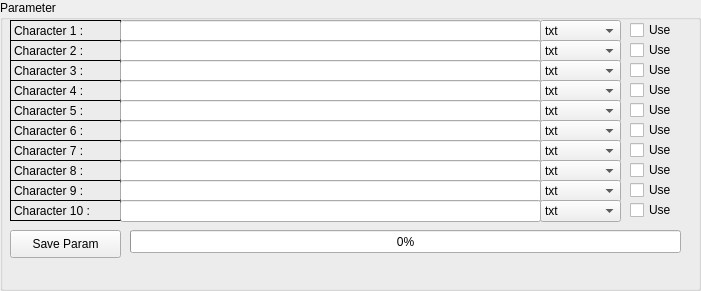
         <widget class="QGroupBox" name="groupBox_5">
          <property name="geometry">
           <rect>
            <x>10</x>
            <y>10</y>
            <width>701</width>
            <height>291</height>
           </rect>
          </property>
          <property name="title">
           <string>Parameter</string>
          </property>
          <widget class="QLabel" name="label_291">
           <property name="geometry">
            <rect>
             <x>10</x>
             <y>20</y>
             <width>111</width>
             <height>21</height>
            </rect>
           </property>
           <property name="frameShape">
            <enum>QFrame::Box</enum>
           </property>
           <property name="text">
            <string>Character 1 :</string>
           </property>
           <property name="textFormat">
            <enum>Qt::PlainText</enum>
           </property>
          </widget>
          <widget class="QLabel" name="label_292">
           <property name="geometry">
            <rect>
             <x>10</x>
             <y>40</y>
             <width>111</width>
             <height>21</height>
            </rect>
           </property>
           <property name="frameShape">
            <enum>QFrame::Box</enum>
           </property>
           <property name="text">
            <string>Character 2 :</string>
           </property>
           <property name="textFormat">
            <enum>Qt::PlainText</enum>
           </property>
          </widget>
          <widget class="QLabel" name="label_293">
           <property name="geometry">
            <rect>
             <x>10</x>
             <y>60</y>
             <width>111</width>
             <height>21</height>
            </rect>
           </property>
           <property name="frameShape">
            <enum>QFrame::Box</enum>
           </property>
           <property name="text">
            <string>Character 3 :</string>
           </property>
           <property name="textFormat">
            <enum>Qt::PlainText</enum>
           </property>
          </widget>
          <widget class="QLabel" name="label_294">
           <property name="geometry">
            <rect>
             <x>10</x>
             <y>80</y>
             <width>111</width>
             <height>21</height>
            </rect>
           </property>
           <property name="frameShape">
            <enum>QFrame::Box</enum>
           </property>
           <property name="text">
            <string>Character 4 :</string>
           </property>
           <property name="textFormat">
            <enum>Qt::PlainText</enum>
           </property>
          </widget>
          <widget class="QLabel" name="label_295">
           <property name="geometry">
            <rect>
             <x>10</x>
             <y>100</y>
             <width>111</width>
             <height>21</height>
            </rect>
           </property>
           <property name="frameShape">
            <enum>QFrame::Box</enum>
           </property>
           <property name="text">
            <string>Character 5 :</string>
           </property>
           <property name="textFormat">
            <enum>Qt::PlainText</enum>
           </property>
          </widget>
          <widget class="QLabel" name="label_296">
           <property name="geometry">
            <rect>
             <x>10</x>
             <y>120</y>
             <width>111</width>
             <height>21</height>
            </rect>
           </property>
           <property name="frameShape">
            <enum>QFrame::Box</enum>
           </property>
           <property name="text">
            <string>Character 6 :</string>
           </property>
           <property name="textFormat">
            <enum>Qt::PlainText</enum>
           </property>
          </widget>
          <widget class="QLabel" name="label_297">
           <property name="geometry">
            <rect>
             <x>10</x>
             <y>140</y>
             <width>111</width>
             <height>21</height>
            </rect>
           </property>
           <property name="frameShape">
            <enum>QFrame::Box</enum>
           </property>
           <property name="text">
            <string>Character 7 :</string>
           </property>
           <property name="textFormat">
            <enum>Qt::PlainText</enum>
           </property>
          </widget>
          <widget class="QLabel" name="label_298">
           <property name="geometry">
            <rect>
             <x>10</x>
             <y>160</y>
             <width>111</width>
             <height>21</height>
            </rect>
           </property>
           <property name="frameShape">
            <enum>QFrame::Box</enum>
           </property>
           <property name="text">
            <string>Character 8 :</string>
           </property>
           <property name="textFormat">
            <enum>Qt::PlainText</enum>
           </property>
          </widget>
          <widget class="QLabel" name="label_299">
           <property name="geometry">
            <rect>
             <x>10</x>
             <y>180</y>
             <width>111</width>
             <height>21</height>
            </rect>
           </property>
           <property name="frameShape">
            <enum>QFrame::Box</enum>
           </property>
           <property name="text">
            <string>Character 9 :</string>
           </property>
           <property name="textFormat">
            <enum>Qt::PlainText</enum>
           </property>
          </widget>
          <widget class="QLabel" name="label_300">
           <property name="geometry">
            <rect>
             <x>10</x>
             <y>200</y>
             <width>111</width>
             <height>21</height>
            </rect>
           </property>
           <property name="frameShape">
            <enum>QFrame::Box</enum>
           </property>
           <property name="text">
            <string>Character 10 :</string>
           </property>
           <property name="textFormat">
            <enum>Qt::PlainText</enum>
           </property>
          </widget>
          <widget class="QLineEdit" name="chr_1">
           <property name="geometry">
            <rect>
             <x>120</x>
             <y>20</y>
             <width>421</width>
             <height>22</height>
            </rect>
           </property>
          </widget>
          <widget class="QLineEdit" name="chr_2">
           <property name="geometry">
            <rect>
             <x>120</x>
             <y>40</y>
             <width>421</width>
             <height>22</height>
            </rect>
           </property>
          </widget>
          <widget class="QLineEdit" name="chr_3">
           <property name="geometry">
            <rect>
             <x>120</x>
             <y>60</y>
             <width>421</width>
             <height>22</height>
            </rect>
           </property>
          </widget>
          <widget class="QLineEdit" name="chr_4">
           <property name="geometry">
            <rect>
             <x>120</x>
             <y>80</y>
             <width>421</width>
             <height>22</height>
            </rect>
           </property>
          </widget>
          <widget class="QLineEdit" name="chr_5">
           <property name="geometry">
            <rect>
             <x>120</x>
             <y>100</y>
             <width>421</width>
             <height>22</height>
            </rect>
           </property>
          </widget>
          <widget class="QLineEdit" name="chr_6">
           <property name="geometry">
            <rect>
             <x>120</x>
             <y>120</y>
             <width>421</width>
             <height>22</height>
            </rect>
           </property>
          </widget>
          <widget class="QLineEdit" name="chr_7">
           <property name="geometry">
            <rect>
             <x>120</x>
             <y>140</y>
             <width>421</width>
             <height>22</height>
            </rect>
           </property>
          </widget>
          <widget class="QLineEdit" name="chr_8">
           <property name="geometry">
            <rect>
             <x>120</x>
             <y>160</y>
             <width>421</width>
             <height>22</height>
            </rect>
           </property>
          </widget>
          <widget class="QLineEdit" name="chr_9">
           <property name="geometry">
            <rect>
             <x>120</x>
             <y>180</y>
             <width>421</width>
             <height>22</height>
            </rect>
           </property>
          </widget>
          <widget class="QLineEdit" name="chr_10">
           <property name="geometry">
            <rect>
             <x>120</x>
             <y>200</y>
             <width>421</width>
             <height>22</height>
            </rect>
           </property>
          </widget>
          <widget class="QComboBox" name="file_type_1">
           <property name="geometry">
            <rect>
             <x>540</x>
             <y>20</y>
             <width>81</width>
             <height>22</height>
            </rect>
           </property>
           <item>
            <property name="text">
             <string>txt</string>
            </property>
           </item>
           <item>
            <property name="text">
             <string>csv</string>
            </property>
           </item>
           <item>
            <property name="text">
             <string>json</string>
            </property>
           </item>
           <item>
            <property name="text">
             <string>xml</string>
            </property>
           </item>
          </widget>
          <widget class="QComboBox" name="file_type_2">
           <property name="geometry">
            <rect>
             <x>540</x>
             <y>40</y>
             <width>81</width>
             <height>22</height>
            </rect>
           </property>
           <item>
            <property name="text">
             <string>txt</string>
            </property>
           </item>
           <item>
            <property name="text">
             <string>csv</string>
            </property>
           </item>
           <item>
            <property name="text">
             <string>json</string>
            </property>
           </item>
           <item>
            <property name="text">
             <string>xml</string>
            </property>
           </item>
          </widget>
          <widget class="QComboBox" name="file_type_3">
           <property name="geometry">
            <rect>
             <x>540</x>
             <y>60</y>
             <width>81</width>
             <height>22</height>
            </rect>
           </property>
           <item>
            <property name="text">
             <string>txt</string>
            </property>
           </item>
           <item>
            <property name="text">
             <string>csv</string>
            </property>
           </item>
           <item>
            <property name="text">
             <string>json</string>
            </property>
           </item>
           <item>
            <property name="text">
             <string>xml</string>
            </property>
           </item>
          </widget>
          <widget class="QComboBox" name="file_type_4">
           <property name="geometry">
            <rect>
             <x>540</x>
             <y>80</y>
             <width>81</width>
             <height>22</height>
            </rect>
           </property>
           <item>
            <property name="text">
             <string>txt</string>
            </property>
           </item>
           <item>
            <property name="text">
             <string>csv</string>
            </property>
           </item>
           <item>
            <property name="text">
             <string>json</string>
            </property>
           </item>
           <item>
            <property name="text">
             <string>xml</string>
            </property>
           </item>
          </widget>
          <widget class="QComboBox" name="file_type_5">
           <property name="geometry">
            <rect>
             <x>540</x>
             <y>100</y>
             <width>81</width>
             <height>22</height>
            </rect>
           </property>
           <item>
            <property name="text">
             <string>txt</string>
            </property>
           </item>
           <item>
            <property name="text">
             <string>csv</string>
            </property>
           </item>
           <item>
            <property name="text">
             <string>json</string>
            </property>
           </item>
           <item>
            <property name="text">
             <string>xml</string>
            </property>
           </item>
          </widget>
          <widget class="QComboBox" name="file_type_6">
           <property name="geometry">
            <rect>
             <x>540</x>
             <y>120</y>
             <width>81</width>
             <height>22</height>
            </rect>
           </property>
           <item>
            <property name="text">
             <string>txt</string>
            </property>
           </item>
           <item>
            <property name="text">
             <string>csv</string>
            </property>
           </item>
           <item>
            <property name="text">
             <string>json</string>
            </property>
           </item>
           <item>
            <property name="text">
             <string>xml</string>
            </property>
           </item>
          </widget>
          <widget class="QComboBox" name="file_type_7">
           <property name="geometry">
            <rect>
             <x>540</x>
             <y>140</y>
             <width>81</width>
             <height>22</height>
            </rect>
           </property>
           <item>
            <property name="text">
             <string>txt</string>
            </property>
           </item>
           <item>
            <property name="text">
             <string>csv</string>
            </property>
           </item>
           <item>
            <property name="text">
             <string>json</string>
            </property>
           </item>
           <item>
            <property name="text">
             <string>xml</string>
            </property>
           </item>
          </widget>
          <widget class="QComboBox" name="file_type_8">
           <property name="geometry">
            <rect>
             <x>540</x>
             <y>160</y>
             <width>81</width>
             <height>22</height>
            </rect>
           </property>
           <item>
            <property name="text">
             <string>txt</string>
            </property>
           </item>
           <item>
            <property name="text">
             <string>csv</string>
            </property>
           </item>
           <item>
            <property name="text">
             <string>json</string>
            </property>
           </item>
           <item>
            <property name="text">
             <string>xml</string>
            </property>
           </item>
          </widget>
          <widget class="QComboBox" name="file_type_9">
           <property name="geometry">
            <rect>
             <x>540</x>
             <y>180</y>
             <width>81</width>
             <height>22</height>
            </rect>
           </property>
           <item>
            <property name="text">
             <string>txt</string>
            </property>
           </item>
           <item>
            <property name="text">
             <string>csv</string>
            </property>
           </item>
           <item>
            <property name="text">
             <string>json</string>
            </property>
           </item>
           <item>
            <property name="text">
             <string>xml</string>
            </property>
           </item>
          </widget>
          <widget class="QComboBox" name="file_type_10">
           <property name="geometry">
            <rect>
             <x>540</x>
             <y>200</y>
             <width>81</width>
             <height>22</height>
            </rect>
           </property>
           <item>
            <property name="text">
             <string>txt</string>
            </property>
           </item>
           <item>
            <property name="text">
             <string>csv</string>
            </property>
           </item>
           <item>
            <property name="text">
             <string>json</string>
            </property>
           </item>
           <item>
            <property name="text">
             <string>xml</string>
            </property>
           </item>
          </widget>
          <widget class="QCheckBox" name="checklist_param_ocr_1">
           <property name="geometry">
            <rect>
             <x>630</x>
             <y>20</y>
             <width>83</width>
             <height>20</height>
            </rect>
           </property>
           <property name="text">
            <string>Use</string>
           </property>
          </widget>
          <widget class="QCheckBox" name="checklist_param_ocr_2">
           <property name="geometry">
            <rect>
             <x>630</x>
             <y>40</y>
             <width>83</width>
             <height>20</height>
            </rect>
           </property>
           <property name="text">
            <string>Use</string>
           </property>
          </widget>
          <widget class="QCheckBox" name="checklist_param_ocr_3">
           <property name="geometry">
            <rect>
             <x>630</x>
             <y>60</y>
             <width>83</width>
             <height>20</height>
            </rect>
           </property>
           <property name="text">
            <string>Use</string>
           </property>
          </widget>
          <widget class="QCheckBox" name="checklist_param_ocr_4">
           <property name="geometry">
            <rect>
             <x>630</x>
             <y>80</y>
             <width>83</width>
             <height>20</height>
            </rect>
           </property>
           <property name="text">
            <string>Use</string>
           </property>
          </widget>
          <widget class="QCheckBox" name="checklist_param_ocr_5">
           <property name="geometry">
            <rect>
             <x>630</x>
             <y>100</y>
             <width>83</width>
             <height>20</height>
            </rect>
           </property>
           <property name="text">
            <string>Use</string>
           </property>
          </widget>
          <widget class="QCheckBox" name="checklist_param_ocr_6">
           <property name="geometry">
            <rect>
             <x>630</x>
             <y>120</y>
             <width>83</width>
             <height>20</height>
            </rect>
           </property>
           <property name="text">
            <string>Use</string>
           </property>
          </widget>
          <widget class="QCheckBox" name="checklist_param_ocr_7">
           <property name="geometry">
            <rect>
             <x>630</x>
             <y>140</y>
             <width>83</width>
             <height>20</height>
            </rect>
           </property>
           <property name="text">
            <string>Use</string>
           </property>
          </widget>
          <widget class="QCheckBox" name="checklist_param_ocr_8">
           <property name="geometry">
            <rect>
             <x>630</x>
             <y>160</y>
             <width>83</width>
             <height>20</height>
            </rect>
           </property>
           <property name="text">
            <string>Use</string>
           </property>
          </widget>
          <widget class="QCheckBox" name="checklist_param_ocr_9">
           <property name="geometry">
            <rect>
             <x>630</x>
             <y>180</y>
             <width>83</width>
             <height>20</height>
            </rect>
           </property>
           <property name="text">
            <string>Use</string>
           </property>
          </widget>
          <widget class="QCheckBox" name="checklist_param_ocr_10">
           <property name="geometry">
            <rect>
             <x>630</x>
             <y>200</y>
             <width>83</width>
             <height>20</height>
            </rect>
           </property>
           <property name="text">
            <string>Use</string>
           </property>
          </widget>
          <widget class="QPushButton" name="save_param_ocr">
           <property name="geometry">
            <rect>
             <x>10</x>
             <y>230</y>
             <width>111</width>
             <height>28</height>
            </rect>
           </property>
           <property name="text">
            <string>Save Param</string>
           </property>
          </widget>
          <widget class="QProgressBar" name="progressBar_save_param_ocr">
           <property name="geometry">
            <rect>
             <x>130</x>
             <y>230</y>
             <width>551</width>
             <height>23</height>
            </rect>
           </property>
           <property name="value">
            <number>0</number>
           </property>
          </widget>
         </widget>
